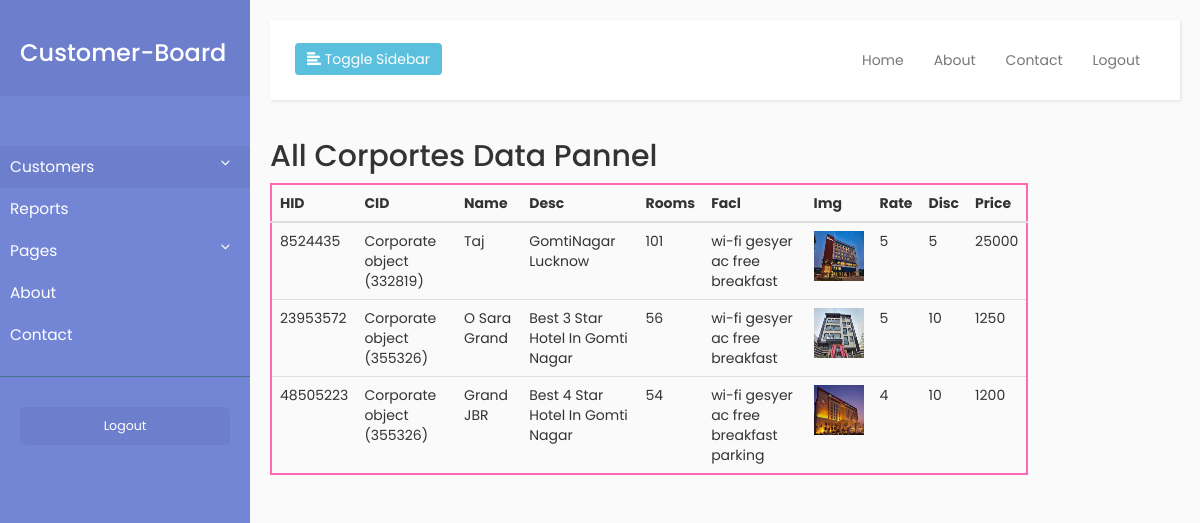
The page /megaApp/all-corp/ on the database its author committed.
### corpHotelApp/models.py (models this page shows)
class hotel(models.Model):
      hid=models.BigIntegerField(primary_key=True)
      cid=models.ForeignKey(Corporate,on_delete=models.CASCADE)
      hname=models.CharField(max_length=15,default=" ")
      hdesc=models.CharField(max_length=100000,default=" ")
      hrooms=models.IntegerField(default=0)
      hfacl=models.CharField(max_length=100,default=" ")
      hrate=models.IntegerField(default=0)
      hprice=models.IntegerField(default=0)
      hdisc=models.IntegerField(default=0)
      img_url=models.ImageField(upload_to='images/',default=" ")

class Corporate(models.Model):
     cid=models.BigIntegerField(primary_key=True,)
     cname=models.CharField(max_length=50)
     cemail=models.CharField(max_length=35)
     cpass=models.CharField(max_length=12)
     cstatus=models.CharField(max_length=7,default="True")
     cdt=models.DateTimeField(auto_now_add=True)

### megaApp/views.py (the view)
# urls.py: path('all-corp/',mv.all_corporates),
def all_corporates(request):
     ob=cm.hotel.objects.all();
     print(ob)
     return render (request,'megaTemp/all_corporates.html',{'hotels':ob})

### templates/megaTemp/all_corporates.html (shortened to what this page needs)
{%extends 'megaTemp/base_board.html'%}
{%block content%}
<h2>All Corportes Data Pannel</h2>
<section>
    <div class="container-fluid">
       <div class="row ">
          <div class="col-lg-10 col-md-8 ml-auto">
             <div class="row align-items-center pt-md-5 mt-md-5 mb-5">
                <div class="col-12">
                   <div class="card">
                      <div class="card-body">
                        <table class="table" width="100%" cellpadding="5px" cellspacing="5px" style="border: 2px solid hotpink">
                           <thead>
                             <tr>
                               <th>HID</th>
                               <th>CID</th>
                               <th>Name</th>
                               <th>Desc</th>
                               <th>Rooms</th>
                               <th>Facl</th>
                               <th>Img</th>
                               <th>Rate</th>
                               <th>Disc</th>
                               <th>Price</th>
                             </tr>
                           </thead>
                           <tbody>
                             {% if hotels %}
                         {%for  hotel in hotels %}
                             <tr>
                               <td>{{hotel.hid}}</td>
                               <td>{{hotel.cid}}</td>
                               <td>{{hotel.hname}}</td>
                               <td>{{hotel.hdesc}}</td>
                               <td>{{hotel.hrooms}}</td>
                               <td>{{hotel.hfacl}}</td>
                               <td><img src="{{hotel.img_url}}" alt="" width="50px" height="50px"></td>
                               <td>{{hotel.hrate}}</td>
                               <td>{{hotel.hdisc}}</td>
                                 <td>{{hotel.hprice}}</td>
                            </tr>
                       {%endfor%}
                       {%else%}
                       <h2>No Product found!!</h2>
                       {%endif%}
                           </tbody>
                         </table>
                       </div>
                   </div>
                </div>
             </div>
          </div>
       </div>
    </div>
    </section>
{%endblock%}

### static/megaStatic/style-board.css (style rules this page uses)
body { font-family: 'Poppins', sans-serif; background: #fafafa; }

### rows shown on the page
hotel: hid "8524435", cid "Corporate object (332819)", hname "Taj", hdesc "GomtiNagar Lucknow", hrooms "101", hfacl "wi-fi gesyer ac free breakfast", img_url (picture), hrate "5", hdisc "5", hprice "25000"
hotel: hid "23953572", cid "Corporate object (355326)", hname "O Sara Grand", hdesc "Best 3 Star Hotel In Gomti Nagar", hrooms "56", hfacl "wi-fi gesyer ac free breakfast", img_url (picture), hrate "5", hdisc "10", hprice "1250"
hotel: hid "48505223", cid "Corporate object (355326)", hname "Grand JBR", hdesc "Best 4 Star Hotel In Gomti Nagar", hrooms "54", hfacl "wi-fi gesyer ac free breakfast parking", img_url (picture), hrate "4", hdisc "10", hprice "1200"
